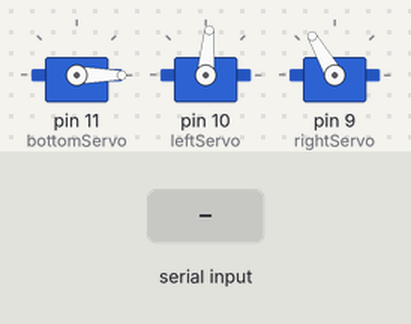
A sketch run on a simulated Arduino Uno, built with avr-gcc and run on an emulated ATmega328P. Shown: 3 × servo. Inputs (shaded band) come from the test bench. What the sketch prints to the serial monitor is not drawn.

Above: at 1.2 s.
1.3 s: "90,45\n" received over Serial
4.1 s: "0\n" received over Serial
6.6 s: "B90\n" received over Serial
Timing chart, 0 to 9.6 s (numbered marks = the images above; inputs shaded):
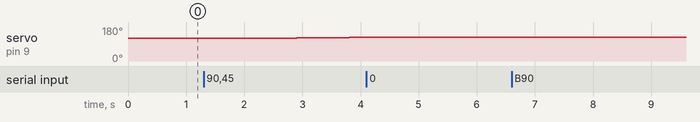

The sketch:

robotic_arm.ino
```cpp
#include <Servo.h>
#include <SoftwareSerial.h>

Servo bottomServo; // base
Servo leftServo;  //bottom half of arm
Servo rightServo; //top half of arm

String cmd;

char type;
char dir; //direction

int bPos;
int rPos;
int lPos;
int pos;
int degree; //for moving

SoftwareSerial mySerial(0, 1); // RX, TX

void setup()
{
  Serial.begin(9600);

  //init servo with pin
  bottomServo.attach(11);
  leftServo.attach(10);
  rightServo.attach(9);

  //init position
  bPos = 0;
  rPos = 120;
  lPos = 85;

  bottomServo.write(bPos);
  leftServo.write(lPos);
  rightServo.write(rPos);

  Serial.println("Robotic Arm Project");
}

void loop()
{
  while (Serial.available()==0) // wait for user input
  {
  }
  cmd = Serial.readString();
  Serial.println("Command: "+cmd);

  type = cmd[0];
  dir = cmd[2];
  degree = cmd.substring(4).toInt();

  if(type == 'B')
  {
    if(dir == 'U') //go left
    {
      for(pos=bPos; pos<=(bPos+degree); pos+=1) //Bottom Servo
      {
        bottomServo.write(pos);
        delay(300);
      }
      bPos = bPos+degree;
    }
    else // dir = D. Go right
    {
      for(pos=bPos; pos>=(bPos-degree); pos-=1) //Bottom Servo
      {
        bottomServo.write(pos);
        delay(300);
      }
      bPos = bPos-degree;
    }
  }
  else if(type == 'L')
  {
    if(dir == 'U')
    {
      for(pos=lPos; pos<=(lPos+degree); pos+=1) //Left Servo
      {
        leftServo.write(pos);
        delay(300);
      }
      lPos = lPos+degree;
    }
    else // dir = D
    {
      for(pos=lPos; pos>=(lPos-degree); pos-=1) //Left Servo
      {
        leftServo.write(pos);
        delay(300);
      }
      lPos = lPos-degree;
    }
  }
  else //type = R
  {
    if(dir == 'U')
    {
      for(pos=rPos; pos>=(rPos-degree); pos-=1) //Right Servo
      {
        rightServo.write(pos);
        delay(300);
      }
      rPos = rPos-degree;

    }
    else // dir = D
    {
      for(pos=rPos; pos<=(rPos+degree); pos+=1) //Right Servo
      {
        rightServo.write(pos);
        delay(300);
      }
      rPos = rPos+degree;
    }
  }

  //Movement
  /*for(pos=90; pos<=120; pos+=1) //Bottom Servo
  {
    bottomServo.write(pos);
    delay(500);
  }
  for(pos=40; pos<=90; pos+=1) //Right Servo
  {
    rightServo.write(pos);
    delay(500);
  }
  for(pos=90; pos>=60; pos-=1) //Left Servo
  {
    leftServo.write(pos);
    delay(500);
  }
  for(pos=120; pos>=90; pos-=1) //Bottom Servo
  {
    bottomServo.write(pos);
    delay(500);
  }
  for(pos=60; pos<=90; pos+=1) //Left Servo
  {
    leftServo.write(pos);
    delay(500);
  }
  for(pos=90; pos>=40; pos-=1) //Right Servo
  {
    rightServo.write(pos);
    delay(500);
  }*/


}
```

Measured:
- after the input at 1.3 s, servo on pin 9 (rightServo): moves from 120° to 125° over 1.2 s, starting after 1.3 s
- after the input at 4.1 s, every drawn part: stays the same
- after the input at 6.6 s, every drawn part: stays the same
